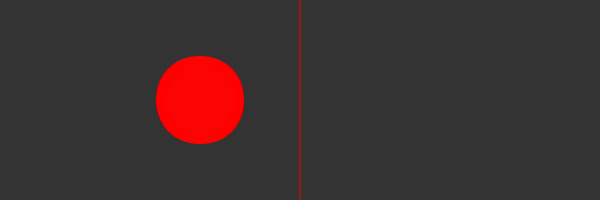
Frame 1 (no input)
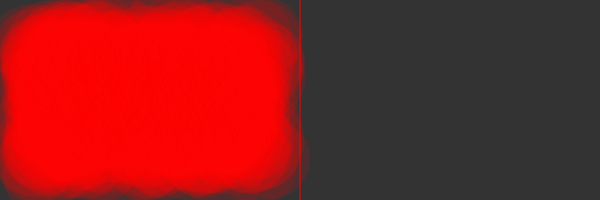
Frame 60 (no input)
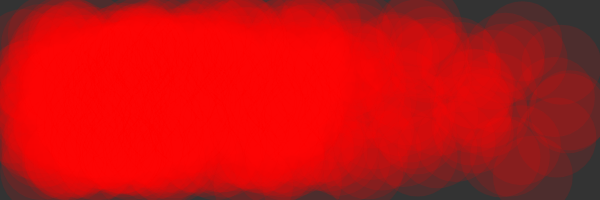
Frame 120 (the mouse pressed at the canvas centre since frame 60)

The p5.js sketch that drew these frames (run headless with seeded random() and noise() and a simulated clock; from frame 60 on, the mouse is pressed at the canvas centre):

// p5.js sketch
// ── sketch.js
let height = 200;
let width = 600;
let gas = [];
let cor_barreira;


class Particle {
  constructor(x,y,r) {
    this.x = x;
    this.y = y;
    this.r = r;
    this.m = r**2;
    this.vx = random(-4,4);
    this.vy = random(-4,4);
  }
  
  show() {
    circle(this.x, this.y, this.r);
  }
  
  move() {
    this.x = (this.x + this.vx);
    this.y = (this.y + this.vy);
    if ((this.x >= barrier - this.r/2) || this.x<= this.r/2)  {
      this.vx *= -1;
      this.vx += randomGaussian(0,2);
    }
    if ((this.y >= height - this.r/2) || this.y<= this.r/2) {
      this.vy *= -1;
      this.vy += randomGaussian(0,2);
    }
  }
}

function setup() {
  createCanvas(width, height);
  for(let i=0; i<500; i++) {
    gas[i] = new Particle(200,100,80);
  }
  barrier = width/2;
  cor_barreira = color(255,0,0);
  frameRate(40);
}

function mousePressed() {
  barrier = width;
  cor_barreira.setAlpha(0);
} 

function draw() {
  background(51);

  stroke(cor_barreira);
  line(width/2,0,width/2,height);
  noStroke();
  fill(255,0,0,32);
  for (let p of gas) {
    p.move();
    p.show();
  }
  
}
// ── style.css
html, body {
  margin: 20;
  padding: 20;
}
canvas {
  display: block;
}
